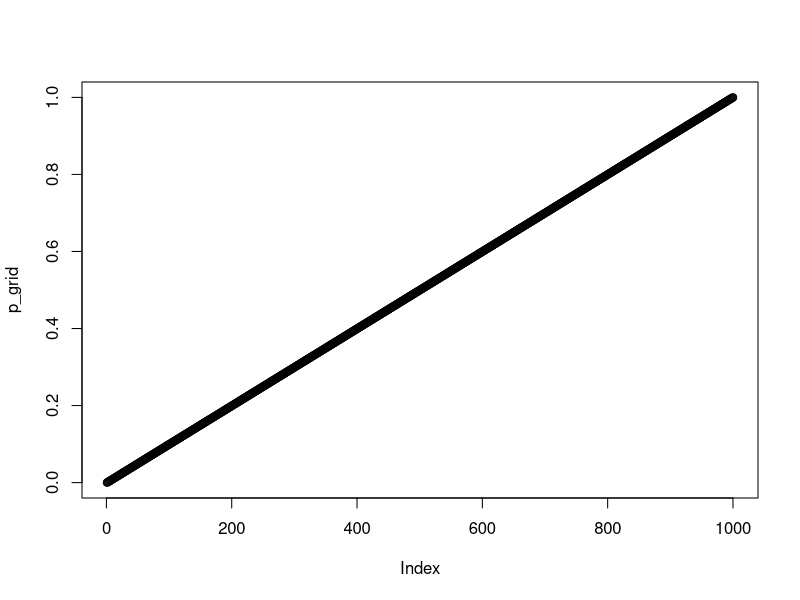
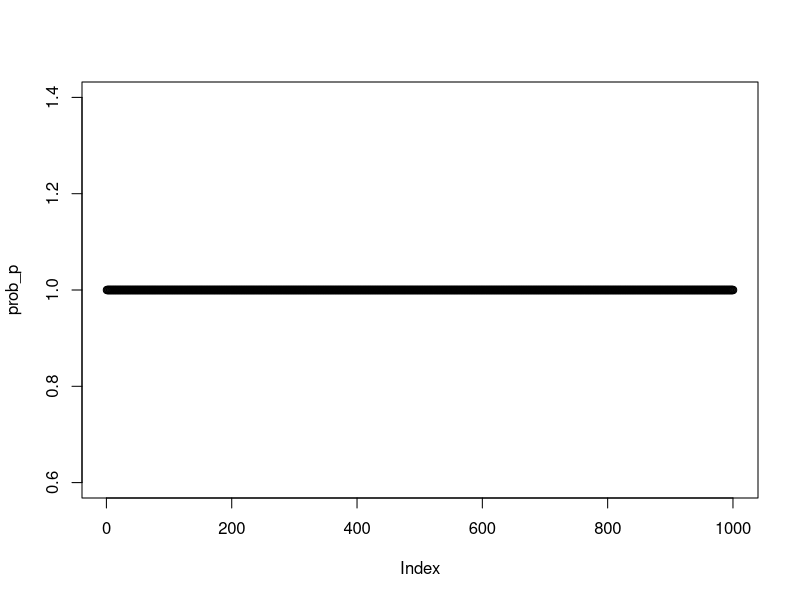
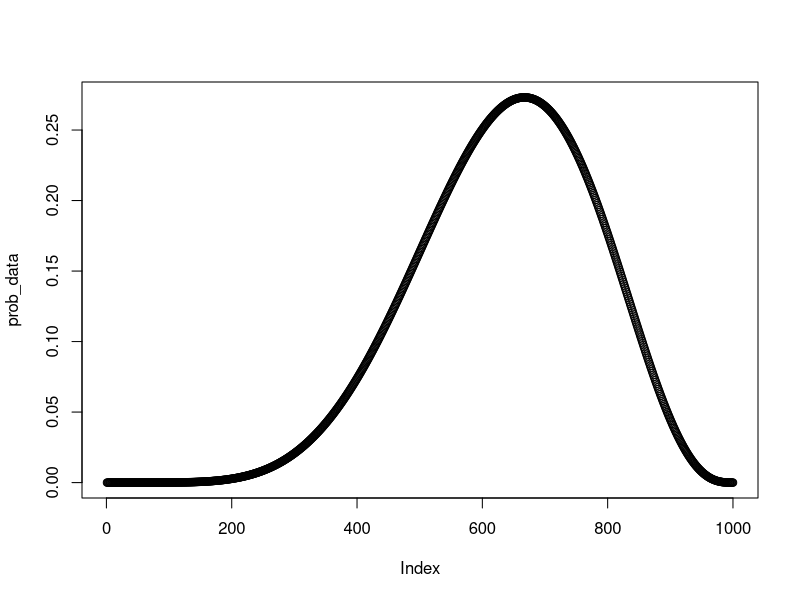
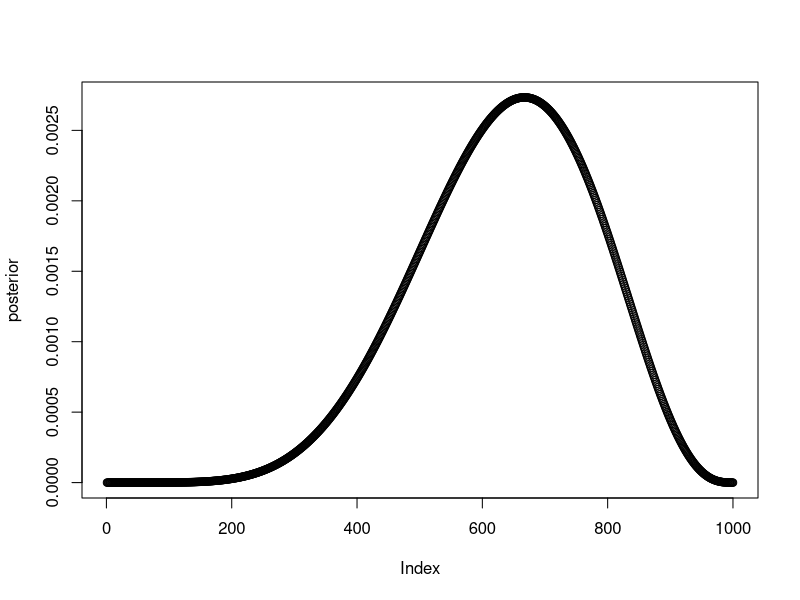
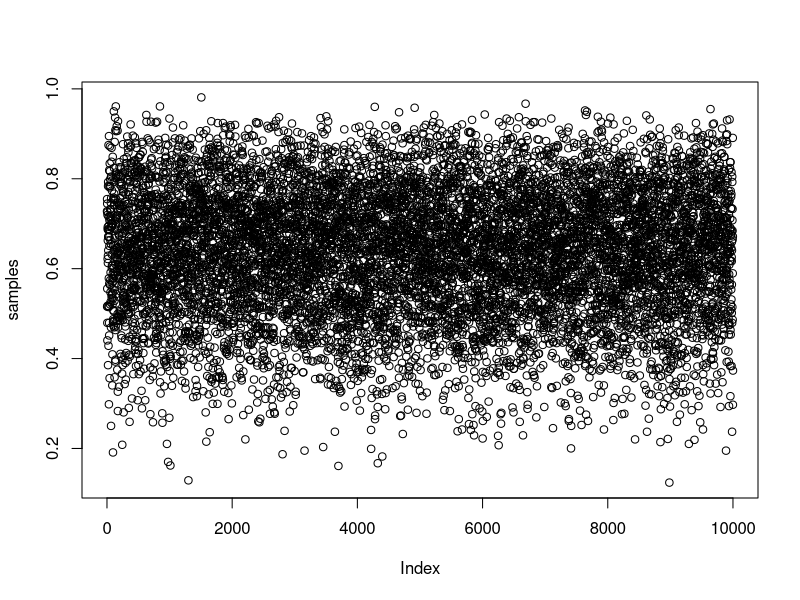
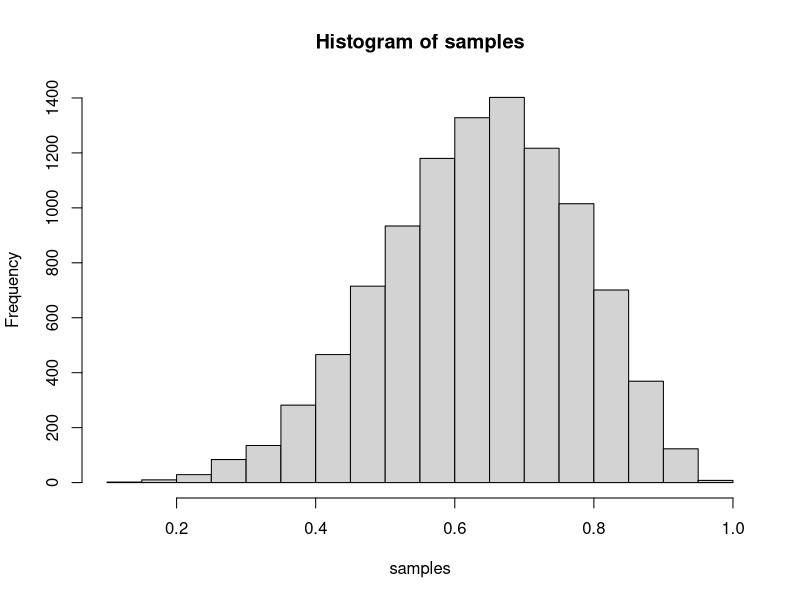
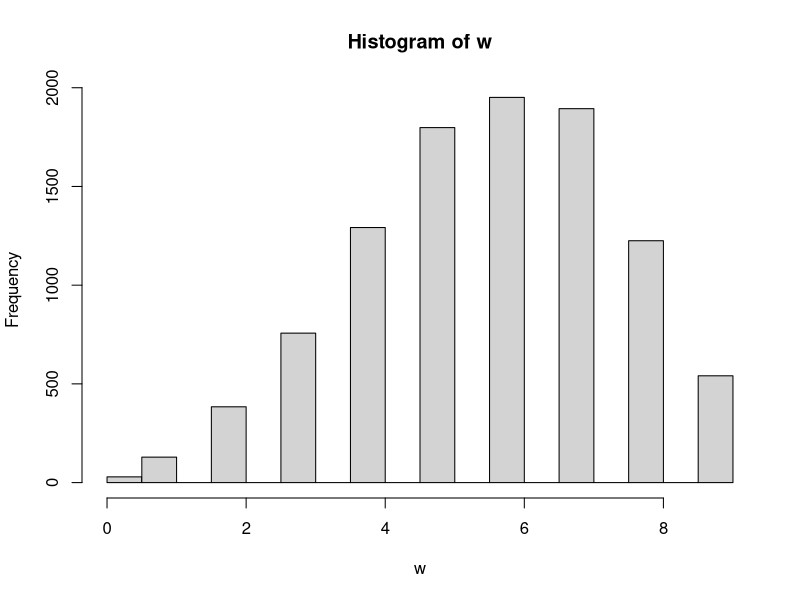
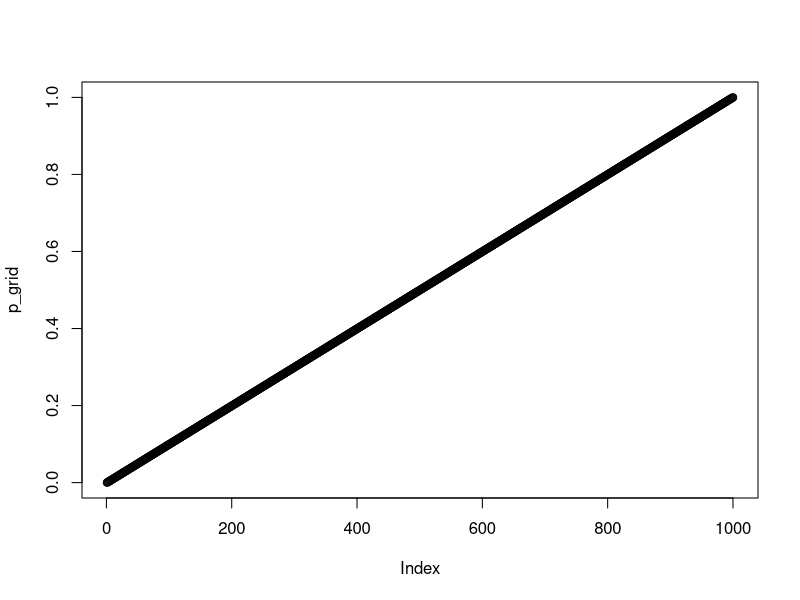

R code for these plots, in order:
p_grid <- seq(from = 0, to = 1, length.out = 1000)
prob_p <- rep(1, 1000)
prob_data <- dbinom(6, size = 9, prob = p_grid)
posterior <- prob_data * prob_p
posterior <- posterior / sum(posterior)

plot(p_grid)
plot(prob_p)
plot(prob_data)
plot(posterior)

samples <- sample(p_grid, prob = posterior, size = 1e4, replace = TRUE)

plot(samples)
hist(samples)

w <- rbinom(1e4, size = 9, prob = samples)

hist(w)

p_grid <- seq(from = 0, to = 1, length.out = 1000)
prob_p <- dbeta(p_grid, 3, 1)
prob_data <- dbinom(6, size = 9, prob = p_grid)
posterior <- prob_data * prob_p
posterior <- posterior / sum(posterior)

plot(p_grid)
plot(prob_p)
plot(prob_data)
plot(posterior)
